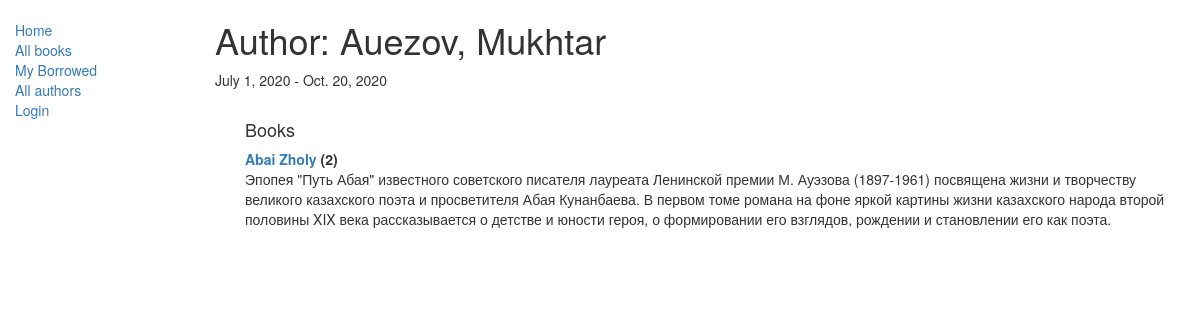
The app's page /catalog/author/1 with its own data.
### catalog/models.py (models this page shows, shortened)
class Author(models.Model):
    first_name = models.CharField(max_length=100)
    last_name = models.CharField(max_length=100)
    date_of_birth = models.DateField(null=True, blank=True)
    date_of_death = models.DateField('Died', null=True, blank=True)
    def __str__(self):
        return '%s, %s' % (self.last_name, self.first_name)

class Book(models.Model):
    title = models.CharField(max_length=200)
    author = models.ForeignKey('Author', on_delete=models.SET_NULL, null=True)
    summary = models.TextField(max_length=1000, help_text="Enter a brief description of the book")
    isbn = models.CharField('ISBN',max_length=13, help_text='13 Character <a href="https://www.isbn-international.org/content/what-isbn">ISBN number</a>')
    genre = models.ManyToManyField(Genre, help_text="Select a genre for this book")
    language = models.ForeignKey('Language', on_delete=models.SET_NULL, null=True)
    def display_genre(self):
        return ', '.join([genre.name for genre in self.genre.all()[:3]])
    display_genre.short_description = 'Genre'
    def __str__(self):
        return self.title

### catalog/views.py (the view)
# urls.py: path('author/<int:pk>', views.AuthorDetailView.as_view(), name='author-detail'),
class AuthorDetailView(generic.DetailView):
    model = Author

### catalog/templates/catalog/author_detail.html (shortened to what this page needs)
{% extends "base_generic.html" %}
{% block content %}
<h1>Author: {{ author }} </h1>
<p>{{author.date_of_birth}} - {% if author.date_of_death %}{{author.date_of_death}}{% endif %}</p>
<div style="margin-left:30px;margin-top:30px">
<h4>Books</h4>
<dl>
{% for book in author.book_set.all %}
  <dt><a href="{% url 'book-detail' book.pk %}">{{book}}</a> ({{book.bookinstance_set.all.count}})</dt>
  <dd>{{book.summary}}</dd>
{% endfor %}
</dl>
</div>
{% endblock %}

### records on screen
Author: last_name+first_name "Auezov, Mukhtar", date_of_birth "July 1, 2020", date_of_death "Oct. 20, 2020"
Book: title "Abai Zholy", bookinstance_set.all.count "2", summary "Эпопея \"Путь Абая\" известного советского писателя лауреата Ленинской премии М. Ауэзова (1897-1961) посвящена жизни и творчеству великого казахского поэта и просветителя Абая Кунанбаева. В первом томе романа на фоне яркой картины жизни казахского народа второй половины XIX века рассказывается о детстве и юности героя, о формировании его взглядов, рождении и становлении его как поэта."
